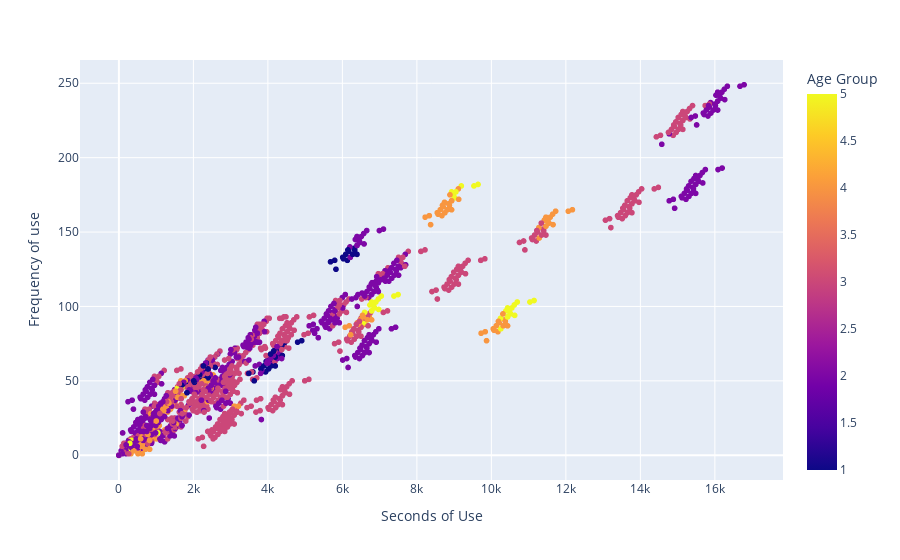

Notebook code for this chart:
### Markdown cell above
### Relationship between seconds of use and frequency of use

### Code cell
plt.figure(figsize=(7,7))
fig=px.scatter(data_frame=df,x="Seconds of Use",y="Frequency of use",color="Age Group",)
fig.show()

### Figure 1 — Plotly figure (JSON) as saved in the notebook; plotly's stock layout.template omitted (floating-point values rounded to 4 significant figures; data arrays with more than 128 entries replaced by an {"elided": "..."} marker saying what was removed)
{"data": [{"hovertemplate": "Seconds of Use=%{x}<br>Frequency of use=%{y}<br>Age Group=%{marker.color}<extra></extra>", "legendgroup": "", "marker": {"color": {"elided": "1428 int values"}, "coloraxis": "coloraxis", "symbol": "circle"}, "mode": "markers", "name": "", "showlegend": false, "type": "scattergl", "x": {"elided": "1428 int values"}, "xaxis": "x", "y": {"elided": "1428 int values"}, "yaxis": "y"}], "layout": {"coloraxis": {"colorbar": {"title": {"text": "Age Group"}}, "colorscale": [[0, "#0d0887"], [0.1111, "#46039f"], [0.2222, "#7201a8"], [0.3333, "#9c179e"], [0.4444, "#bd3786"], [0.5556, "#d8576b"], [0.6667, "#ed7953"], [0.7778, "#fb9f3a"], [0.8889, "#fdca26"], [1, "#f0f921"]]}, "legend": {"tracegroupgap": 0}, "margin": {"t": 60}, "xaxis": {"anchor": "y", "domain": [0, 1], "title": {"text": "Seconds of Use"}}, "yaxis": {"anchor": "x", "domain": [0, 1], "title": {"text": "Frequency of use"}}}}
